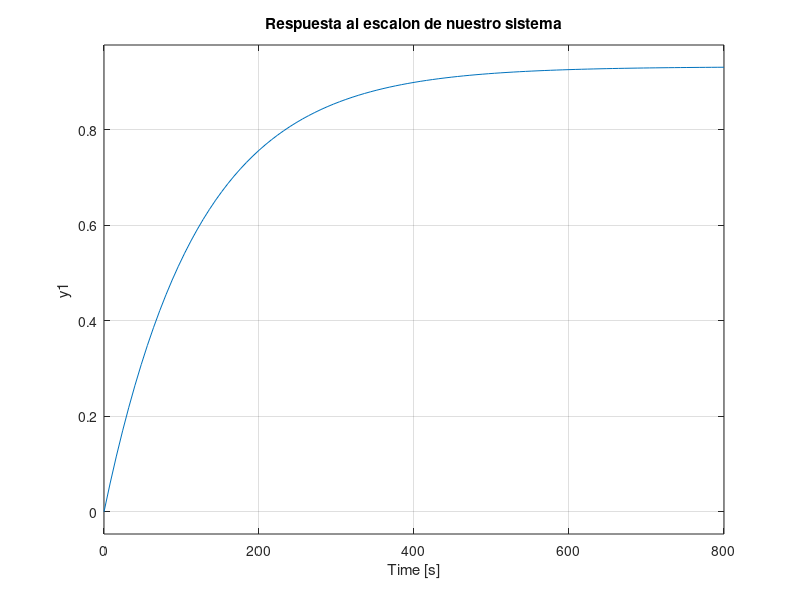

MATLAB code for this plot: (Note: this script raises an error after producing the figure.)
% Trabajo_Integrador_SistControl_I
% Obtencion de funcion de transferencia
% Variables
% R=Resistencia Térmica
% C=Capacitancia Térmica
% m=Masa de aire contenida en el horno
% c=Calor especifico del aire a T° Ambiente

% Teniendo de referencia el horno Top100/R el cuales tiene las siguientes
% caracteristicas: 
% Ø=d=480mm,h=570mm ,V=100

format shortEng

R=13.85; 
h=0.57;
d=0.48;
r=d/2;


v=pi*(r^2)*h; %Volumen de un cilindro
m=1.225*v; %DensidadAire*Volumen
c=1015;

C=m*c;

s=tf('s');
G=(R*C*s)+1; 
Gaux=R/G;

disp('Funcion de transferencia lazo abierto');

FTLA=minreal(Gaux) 

disp('Funcion de transferencia lazo cerrado');

FTLC=minreal(feedback(Gaux,1))


%Respuesta transitoria , Sistema primer orden
step(FTLC)
title('Respuesta al escalon de nuestro sistema')

%Error estado estable
disp('Calculo error estado estable');
Kp=evalfr(FTLA,0)
ess_e=1/(1+Kp)
step(feedback(FTLA,1));

%Lugar de raices
%rlocus(FTLA);

%Compensador PI - polos dominantes
pole(FTLA)
pzmap(FTLA)
ti=(-1/pole(FTLA)) %Ajustamos nuestro tiempo de integracion de tal manera
                   %que se cancele el polo dominante


controladorI=(s+(1/ti))/s  %Formula generica controlador proporcional
rlocus(FTLA)
%ts=4tau
%tau=1/wn
%Entonces -> ts=4/wn

%Supongo 8hs ts que es criterio de diseño
ts=28800
%psita=1 , se verifica con lugar de raices
wn=4/ts

%En el lugar de raices, se busca la semicircunferencia para obtener
%coordenada en el plano complejo

% Punto de diseño ->wn
% modulo |PI*FTLA|= 1/K
 
S1=1.3889e-04; %obtenido por visualizar el lugar de raices en wn
invK=abs(0.007797/S1)
Kp=1/invK  %obteniendo asi el valor de la constante proporcional

FTLAc= minreal(Kp*controladorI*FTLA)

FTLCc= minreal(feedback(FTLAc,1))

%Verificacion de datos obtenidos
step(FTLCc)

%Error estado estable post diseño controlador
kpc=evalfr(FTLAc,0)
epc=1/(1+kpc)
